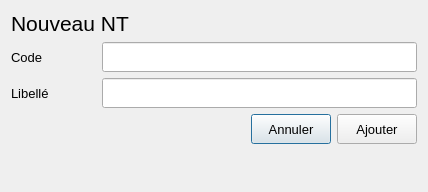
<?xml version="1.0" encoding="UTF-8"?>
<ui version="4.0">
 <class>Dialog</class>
 <widget class="QDialog" name="Dialog">
  <property name="geometry">
   <rect>
    <x>0</x>
    <y>0</y>
    <width>428</width>
    <height>192</height>
   </rect>
  </property>
  <property name="windowTitle">
   <string>Dialog</string>
  </property>
  <layout class="QGridLayout" name="gridLayout">
   <item row="0" column="0">
    <layout class="QHBoxLayout" name="horizontalLayout_3">
     <item>
      <widget class="QLabel" name="label">
       <property name="font">
        <font>
         <pointsize>16</pointsize>
        </font>
       </property>
       <property name="text">
        <string>Nouveau NT</string>
       </property>
      </widget>
     </item>
     <item>
      <spacer name="horizontalSpacer">
       <property name="orientation">
        <enum>Qt::Horizontal</enum>
       </property>
       <property name="sizeHint" stdset="0">
        <size>
         <width>40</width>
         <height>20</height>
        </size>
       </property>
      </spacer>
     </item>
    </layout>
   </item>
   <item row="1" column="0">
    <layout class="QVBoxLayout" name="verticalLayout">
     <item>
      <layout class="QHBoxLayout" name="horizontalLayout">
       <item>
        <widget class="QLabel" name="label_2">
         <property name="minimumSize">
          <size>
           <width>85</width>
           <height>0</height>
          </size>
         </property>
         <property name="maximumSize">
          <size>
           <width>85</width>
           <height>16777215</height>
          </size>
         </property>
         <property name="font">
          <font>
           <pointsize>10</pointsize>
          </font>
         </property>
         <property name="text">
          <string>Code</string>
         </property>
        </widget>
       </item>
       <item>
        <widget class="QLineEdit" name="code_lineEdit">
         <property name="minimumSize">
          <size>
           <width>0</width>
           <height>30</height>
          </size>
         </property>
        </widget>
       </item>
      </layout>
     </item>
     <item>
      <layout class="QHBoxLayout" name="horizontalLayout_2">
       <item>
        <widget class="QLabel" name="label_3">
         <property name="minimumSize">
          <size>
           <width>85</width>
           <height>0</height>
          </size>
         </property>
         <property name="maximumSize">
          <size>
           <width>85</width>
           <height>16777215</height>
          </size>
         </property>
         <property name="font">
          <font>
           <pointsize>10</pointsize>
          </font>
         </property>
         <property name="text">
          <string>Libellé</string>
         </property>
        </widget>
       </item>
       <item>
        <widget class="QLineEdit" name="libelle_lineEdit">
         <property name="minimumSize">
          <size>
           <width>0</width>
           <height>30</height>
          </size>
         </property>
        </widget>
       </item>
      </layout>
     </item>
    </layout>
   </item>
   <item row="2" column="0">
    <layout class="QHBoxLayout" name="horizontalLayout_4">
     <item>
      <spacer name="horizontalSpacer_2">
       <property name="orientation">
        <enum>Qt::Horizontal</enum>
       </property>
       <property name="sizeHint" stdset="0">
        <size>
         <width>40</width>
         <height>20</height>
        </size>
       </property>
      </spacer>
     </item>
     <item>
      <widget class="QPushButton" name="annuler_pushButton">
       <property name="minimumSize">
        <size>
         <width>80</width>
         <height>30</height>
        </size>
       </property>
       <property name="font">
        <font>
         <pointsize>10</pointsize>
         <weight>50</weight>
         <bold>false</bold>
        </font>
       </property>
       <property name="text">
        <string>Annuler</string>
       </property>
      </widget>
     </item>
     <item>
      <widget class="QPushButton" name="ajouter_pushButton">
       <property name="minimumSize">
        <size>
         <width>80</width>
         <height>30</height>
        </size>
       </property>
       <property name="font">
        <font>
         <pointsize>10</pointsize>
         <weight>50</weight>
         <bold>false</bold>
        </font>
       </property>
       <property name="text">
        <string>Ajouter</string>
       </property>
      </widget>
     </item>
    </layout>
   </item>
   <item row="3" column="0">
    <spacer name="verticalSpacer">
     <property name="orientation">
      <enum>Qt::Vertical</enum>
     </property>
     <property name="sizeHint" stdset="0">
      <size>
       <width>20</width>
       <height>22</height>
      </size>
     </property>
    </spacer>
   </item>
  </layout>
 </widget>
 <resources/>
 <connections/>
</ui>
